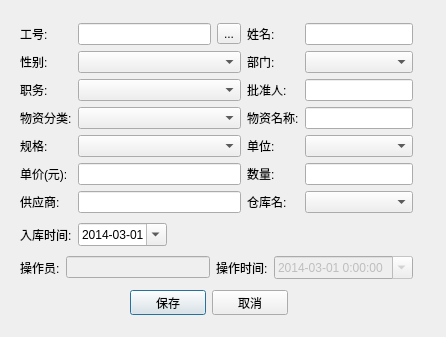
<?xml version="1.0" encoding="UTF-8"?>
<ui version="4.0">
 <class>CheckInDialog</class>
 <widget class="QDialog" name="CheckInDialog">
  <property name="geometry">
   <rect>
    <x>0</x>
    <y>0</y>
    <width>446</width>
    <height>337</height>
   </rect>
  </property>
  <property name="windowTitle">
   <string>Dialog</string>
  </property>
  <widget class="QWidget" name="layoutWidget">
   <property name="geometry">
    <rect>
     <x>130</x>
     <y>290</y>
     <width>158</width>
     <height>25</height>
    </rect>
   </property>
   <layout class="QHBoxLayout" name="horizontalLayout_4">
    <item>
     <widget class="QPushButton" name="pushButton_save">
      <property name="text">
       <string>保存</string>
      </property>
     </widget>
    </item>
    <item>
     <widget class="QPushButton" name="pushButton_cancel">
      <property name="text">
       <string>取消</string>
      </property>
     </widget>
    </item>
   </layout>
  </widget>
  <widget class="QWidget" name="layoutWidget1">
   <property name="geometry">
    <rect>
     <x>20</x>
     <y>19</y>
     <width>393</width>
     <height>266</height>
    </rect>
   </property>
   <layout class="QVBoxLayout" name="verticalLayout_5">
    <item>
     <layout class="QHBoxLayout" name="horizontalLayout_3">
      <item>
       <layout class="QVBoxLayout" name="verticalLayout">
        <item>
         <widget class="QLabel" name="label">
          <property name="text">
           <string>工号:</string>
          </property>
         </widget>
        </item>
        <item>
         <widget class="QLabel" name="label_3">
          <property name="text">
           <string>性别:</string>
          </property>
         </widget>
        </item>
        <item>
         <widget class="QLabel" name="label_5">
          <property name="text">
           <string>职务:</string>
          </property>
         </widget>
        </item>
        <item>
         <widget class="QLabel" name="label_6">
          <property name="text">
           <string>物资分类:</string>
          </property>
         </widget>
        </item>
        <item>
         <widget class="QLabel" name="label_8">
          <property name="text">
           <string>规格:</string>
          </property>
         </widget>
        </item>
        <item>
         <widget class="QLabel" name="label_10">
          <property name="text">
           <string>单价(元):</string>
          </property>
         </widget>
        </item>
        <item>
         <widget class="QLabel" name="label_13">
          <property name="text">
           <string>供应商:</string>
          </property>
         </widget>
        </item>
       </layout>
      </item>
      <item>
       <layout class="QVBoxLayout" name="verticalLayout_2">
        <item>
         <layout class="QHBoxLayout" name="horizontalLayout">
          <item>
           <widget class="QLineEdit" name="lineEdit_cardNo">
            <property name="sizePolicy">
             <sizepolicy hsizetype="Preferred" vsizetype="Fixed">
              <horstretch>0</horstretch>
              <verstretch>0</verstretch>
             </sizepolicy>
            </property>
           </widget>
          </item>
          <item>
           <widget class="QToolButton" name="toolButton">
            <property name="text">
             <string>...</string>
            </property>
           </widget>
          </item>
         </layout>
        </item>
        <item>
         <widget class="QComboBox" name="comboBox_gender">
          <item>
           <property name="text">
            <string/>
           </property>
          </item>
          <item>
           <property name="text">
            <string>男</string>
           </property>
          </item>
          <item>
           <property name="text">
            <string>女</string>
           </property>
          </item>
         </widget>
        </item>
        <item>
         <widget class="QComboBox" name="comboBox_post">
          <item>
           <property name="text">
            <string/>
           </property>
          </item>
         </widget>
        </item>
        <item>
         <widget class="QComboBox" name="comboBox_type">
          <item>
           <property name="text">
            <string/>
           </property>
          </item>
         </widget>
        </item>
        <item>
         <widget class="QComboBox" name="comboBox_standard">
          <item>
           <property name="text">
            <string/>
           </property>
          </item>
         </widget>
        </item>
        <item>
         <widget class="QLineEdit" name="lineEdit_rate">
          <property name="sizePolicy">
           <sizepolicy hsizetype="Preferred" vsizetype="Fixed">
            <horstretch>0</horstretch>
            <verstretch>0</verstretch>
           </sizepolicy>
          </property>
         </widget>
        </item>
        <item>
         <widget class="QLineEdit" name="lineEdit_provider"/>
        </item>
       </layout>
      </item>
      <item>
       <layout class="QHBoxLayout" name="horizontalLayout_2">
        <item>
         <layout class="QVBoxLayout" name="verticalLayout_3">
          <item>
           <widget class="QLabel" name="label_2">
            <property name="text">
             <string>姓名:</string>
            </property>
           </widget>
          </item>
          <item>
           <widget class="QLabel" name="label_4">
            <property name="text">
             <string>部门:</string>
            </property>
           </widget>
          </item>
          <item>
           <widget class="QLabel" name="label_11">
            <property name="text">
             <string>批准人:</string>
            </property>
           </widget>
          </item>
          <item>
           <widget class="QLabel" name="label_7">
            <property name="text">
             <string>物资名称:</string>
            </property>
           </widget>
          </item>
          <item>
           <widget class="QLabel" name="label_9">
            <property name="text">
             <string>单位:</string>
            </property>
           </widget>
          </item>
          <item>
           <widget class="QLabel" name="label_12">
            <property name="text">
             <string>数量:</string>
            </property>
           </widget>
          </item>
          <item>
           <widget class="QLabel" name="label_14">
            <property name="text">
             <string>仓库名:</string>
            </property>
           </widget>
          </item>
         </layout>
        </item>
        <item>
         <layout class="QVBoxLayout" name="verticalLayout_4">
          <item>
           <widget class="QLineEdit" name="lineEdit_buyer">
            <property name="sizePolicy">
             <sizepolicy hsizetype="Preferred" vsizetype="Fixed">
              <horstretch>0</horstretch>
              <verstretch>0</verstretch>
             </sizepolicy>
            </property>
           </widget>
          </item>
          <item>
           <widget class="QComboBox" name="comboBox_department">
            <item>
             <property name="text">
              <string/>
             </property>
            </item>
           </widget>
          </item>
          <item>
           <widget class="QLineEdit" name="lineEdit_auditor">
            <property name="sizePolicy">
             <sizepolicy hsizetype="Preferred" vsizetype="Fixed">
              <horstretch>0</horstretch>
              <verstretch>0</verstretch>
             </sizepolicy>
            </property>
           </widget>
          </item>
          <item>
           <widget class="QLineEdit" name="lineEdit_name"/>
          </item>
          <item>
           <widget class="QComboBox" name="comboBox_unit">
            <item>
             <property name="text">
              <string/>
             </property>
            </item>
           </widget>
          </item>
          <item>
           <widget class="QLineEdit" name="lineEdit_amount">
            <property name="sizePolicy">
             <sizepolicy hsizetype="Preferred" vsizetype="Fixed">
              <horstretch>0</horstretch>
              <verstretch>0</verstretch>
             </sizepolicy>
            </property>
           </widget>
          </item>
          <item>
           <widget class="QComboBox" name="comboBox_warehouse">
            <item>
             <property name="text">
              <string/>
             </property>
            </item>
           </widget>
          </item>
         </layout>
        </item>
       </layout>
      </item>
     </layout>
    </item>
    <item>
     <layout class="QHBoxLayout" name="horizontalLayout_6">
      <item>
       <widget class="QLabel" name="label_15">
        <property name="text">
         <string>入库时间:</string>
        </property>
       </widget>
      </item>
      <item>
       <widget class="QDateEdit" name="dateEdit_inDate">
        <property name="maximumDate">
         <date>
          <year>2050</year>
          <month>12</month>
          <day>31</day>
         </date>
        </property>
        <property name="minimumDate">
         <date>
          <year>2014</year>
          <month>3</month>
          <day>1</day>
         </date>
        </property>
        <property name="displayFormat">
         <string>yyyy-MM-dd</string>
        </property>
        <property name="calendarPopup">
         <bool>true</bool>
        </property>
       </widget>
      </item>
      <item>
       <spacer name="horizontalSpacer">
        <property name="orientation">
         <enum>Qt::Horizontal</enum>
        </property>
        <property name="sizeHint" stdset="0">
         <size>
          <width>40</width>
          <height>20</height>
         </size>
        </property>
       </spacer>
      </item>
     </layout>
    </item>
    <item>
     <layout class="QHBoxLayout" name="horizontalLayout_5">
      <item>
       <widget class="QLabel" name="label_16">
        <property name="text">
         <string>操作员:</string>
        </property>
       </widget>
      </item>
      <item>
       <widget class="QLineEdit" name="lineEdit_operator">
        <property name="enabled">
         <bool>false</bool>
        </property>
       </widget>
      </item>
      <item>
       <widget class="QLabel" name="label_17">
        <property name="text">
         <string>操作时间:</string>
        </property>
       </widget>
      </item>
      <item>
       <widget class="QDateTimeEdit" name="dateTimeEdit_operationTime">
        <property name="enabled">
         <bool>false</bool>
        </property>
        <property name="maximumDate">
         <date>
          <year>2050</year>
          <month>12</month>
          <day>31</day>
         </date>
        </property>
        <property name="minimumDate">
         <date>
          <year>2014</year>
          <month>3</month>
          <day>1</day>
         </date>
        </property>
        <property name="displayFormat">
         <string>yyyy-MM-dd H:mm:ss</string>
        </property>
        <property name="calendarPopup">
         <bool>true</bool>
        </property>
       </widget>
      </item>
     </layout>
    </item>
   </layout>
  </widget>
 </widget>
 <resources/>
 <connections/>
</ui>
